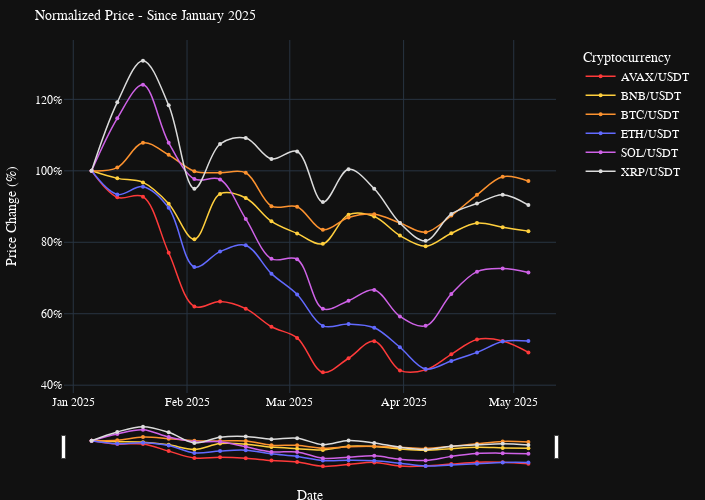

Write notebook code for a chart like this one.
### Code cell
#%% Create the normalized price evolution graph

# Create the figure
fig4 = px.line(
    normalized_df_2025,
    x='timestamp',
    y='normalized_price',
    color='symbols',
    custom_data=['symbols', 'average_price'],
    title='Normalized Price - Since January 2025',
    labels={
        'timestamp': 'Date',
        'normalized_price': 'Price Change (%)',
        'symbols': 'Cryptocurrency'
    },
    color_discrete_map={
        'BTC/USDT': '#FC922F',  # Bitcoin Orange
        'ETH/USDT': '#626AFF',  # Ethereum Blue
        'BNB/USDT': '#FFCF3D',  # Binance Yellow
        'SOL/USDT': '#CF62E7',   # Solana Pink
        'XRP/USDT': '#DCDCDC',  # Ripple Grey
        'AVAX/USDT': '#FF3A3A',  # Avalanche Red
    },
    markers=True,
    line_shape='spline'
)

# Update traces to reduce marker size
fig4.update_traces(
    marker=dict(size=4),
    line=dict(width= 1.5, smoothing=1),
    hovertemplate="<b>%{customdata[0]}</b><br>" +
                  "Change: %{y:.1f}%<br>" +
                  "Price: $%{customdata[1]:,.2f}<br>" +
                  "<extra></extra>",
) 

# Customize the layout
fig4.update_layout(
    template="plotly_dark",              # inherit base dark theme 
    hovermode="closest",
    dragmode="pan",
    title=dict(font=dict(size=14, color='white'), xanchor="left"),
    hoverlabel=dict(font=dict(family="IBM Plex Sans", size=12)),
    font=dict(family="IBM Plex Sans", color="white"),
    legend=dict(yanchor="top", y=0.99, xanchor="left", x=1.05),
    margin=dict(l=10, r=10, t=40, b=10),
    yaxis=dict(title="Price Change (%)", ticksuffix='%', tickformat=",d"),
    xaxis=dict(rangeslider=dict(visible=True, thickness=0.1), type="date"),
    height=500, width=705,
)

# Show the plot
fig4.show(config={
    'displayModeBar': True,
    'displaylogo': False,
    'modeBarButtonsToAdd': ['fullscreen']
})

# get the full HTML as a string, with Plotly.js from CDN
fig4html = fig4.to_html(include_plotlyjs="cdn", full_html=True)
# inject the Google Fonts link right after <head>
font_link = '<link href="https://fonts.googleapis.com/css2?family=IBM+Plex+Sans&display=swap" rel="stylesheet">'
fig4html = fig4html.replace("<head>", f"<head>\n    {font_link}")

with open("plots/html/jan2025_crypto_relative_price_performance.html", "w") as f:
    f.write(fig4html)

### Figure 1 — Plotly figure (JSON) as saved in the notebook; plotly's stock layout.template omitted (floating-point values rounded to 4 significant figures)
{"data": [{"customdata": [["AVAX/USDT", 40.28], ["AVAX/USDT", 37.3], ["AVAX/USDT", 37.36], ["AVAX/USDT", 31.04], ["AVAX/USDT", 24.99], ["AVAX/USDT", 25.54], ["AVAX/USDT", 24.74], ["AVAX/USDT", 22.7], ["AVAX/USDT", 21.44], ["AVAX/USDT", 17.56], ["AVAX/USDT", 19.15], ["AVAX/USDT", 21.08], ["AVAX/USDT", 17.78], ["AVAX/USDT", 17.84], ["AVAX/USDT", 19.59], ["AVAX/USDT", 21.26], ["AVAX/USDT", 21.1], ["AVAX/USDT", 19.81]], "hovertemplate": "<b>%{customdata[0]}</b><br>Change: %{y:.1f}%<br>Price: $%{customdata[1]:,.2f}<br><extra></extra>", "legendgroup": "AVAX/USDT", "line": {"color": "#FF3A3A", "dash": "solid", "shape": "spline", "smoothing": 1, "width": 1.5}, "marker": {"size": 4, "symbol": "circle"}, "mode": "lines+markers", "name": "AVAX/USDT", "orientation": "v", "showlegend": true, "type": "scatter", "x": ["2025-01-06T00:00:00.000000000", "2025-01-13T00:00:00.000000000", "2025-01-20T00:00:00.000000000", "2025-01-27T00:00:00.000000000", "2025-02-03T00:00:00.000000000", "2025-02-10T00:00:00.000000000", "2025-02-17T00:00:00.000000000", "2025-02-24T00:00:00.000000000", "2025-03-03T00:00:00.000000000", "2025-03-10T00:00:00.000000000", "2025-03-17T00:00:00.000000000", "2025-03-24T00:00:00.000000000", "2025-03-31T00:00:00.000000000", "2025-04-07T00:00:00.000000000", "2025-04-14T00:00:00.000000000", "2025-04-21T00:00:00.000000000", "2025-04-28T00:00:00.000000000", "2025-05-05T00:00:00.000000000"], "xaxis": "x", "y": [100.0, 92.6, 92.75, 77.06, 62.04, 63.41, 61.42, 56.36, 53.23, 43.59, 47.54, 52.33, 44.14, 44.29, 48.63, 52.78, 52.38, 49.18], "yaxis": "y"}, {"customdata": [["BNB/USDT", 710], ["BNB/USDT", 695.0], ["BNB/USDT", 687.0], ["BNB/USDT", 644.7], ["BNB/USDT", 574.1], ["BNB/USDT", 664.1], ["BNB/USDT", 656.0], ["BNB/USDT", 609.6], ["BNB/USDT", 585.6], ["BNB/USDT", 564.9], ["BNB/USDT", 622.9], ["BNB/USDT", 619.2], ["BNB/USDT", 581.4], ["BNB/USDT", 560.2], ["BNB/USDT", 586.0], ["BNB/USDT", 606.3], ["BNB/USDT", 597.7], ["BNB/USDT", 590.1]], "hovertemplate": "<b>%{customdata[0]}</b><br>Change: %{y:.1f}%<br>Price: $%{customdata[1]:,.2f}<br><extra></extra>", "legendgroup": "BNB/USDT", "line": {"color": "#FFCF3D", "dash": "solid", "shape": "spline", "smoothing": 1, "width": 1.5}, "marker": {"size": 4, "symbol": "circle"}, "mode": "lines+markers", "name": "BNB/USDT", "orientation": "v", "showlegend": true, "type": "scatter", "x": ["2025-01-06T00:00:00.000000000", "2025-01-13T00:00:00.000000000", "2025-01-20T00:00:00.000000000", "2025-01-27T00:00:00.000000000", "2025-02-03T00:00:00.000000000", "2025-02-10T00:00:00.000000000", "2025-02-17T00:00:00.000000000", "2025-02-24T00:00:00.000000000", "2025-03-03T00:00:00.000000000", "2025-03-10T00:00:00.000000000", "2025-03-17T00:00:00.000000000", "2025-03-24T00:00:00.000000000", "2025-03-31T00:00:00.000000000", "2025-04-07T00:00:00.000000000", "2025-04-14T00:00:00.000000000", "2025-04-21T00:00:00.000000000", "2025-04-28T00:00:00.000000000", "2025-05-05T00:00:00.000000000"], "xaxis": "x", "y": [100.0, 97.88, 96.76, 90.81, 80.85, 93.54, 92.39, 85.86, 82.48, 79.56, 87.73, 87.22, 81.88, 78.91, 82.54, 85.39, 84.19, 83.12], "yaxis": "y"}, {"customdata": [["BTC/USDT", 96960.0], ["BTC/USDT", 97840.0], ["BTC/USDT", 104569], ["BTC/USDT", 101300.0], ["BTC/USDT", 96870.0], ["BTC/USDT", 96460.0], ["BTC/USDT", 96430.0], ["BTC/USDT", 87380.0], ["BTC/USDT", 87210.0], ["BTC/USDT", 80960.0], ["BTC/USDT", 84290.0], ["BTC/USDT", 85170.0], ["BTC/USDT", 82830.0], ["BTC/USDT", 80304], ["BTC/USDT", 84800.0], ["BTC/USDT", 90450.0], ["BTC/USDT", 95350.0], ["BTC/USDT", 94170.0]], "hovertemplate": "<b>%{customdata[0]}</b><br>Change: %{y:.1f}%<br>Price: $%{customdata[1]:,.2f}<br><extra></extra>", "legendgroup": "BTC/USDT", "line": {"color": "#FC922F", "dash": "solid", "shape": "spline", "smoothing": 1, "width": 1.5}, "marker": {"size": 4, "symbol": "circle"}, "mode": "lines+markers", "name": "BTC/USDT", "orientation": "v", "showlegend": true, "type": "scatter", "x": ["2025-01-06T00:00:00.000000000", "2025-01-13T00:00:00.000000000", "2025-01-20T00:00:00.000000000", "2025-01-27T00:00:00.000000000", "2025-02-03T00:00:00.000000000", "2025-02-10T00:00:00.000000000", "2025-02-17T00:00:00.000000000", "2025-02-24T00:00:00.000000000", "2025-03-03T00:00:00.000000000", "2025-03-10T00:00:00.000000000", "2025-03-17T00:00:00.000000000", "2025-03-24T00:00:00.000000000", "2025-03-31T00:00:00.000000000", "2025-04-07T00:00:00.000000000", "2025-04-14T00:00:00.000000000", "2025-04-21T00:00:00.000000000", "2025-04-28T00:00:00.000000000", "2025-05-05T00:00:00.000000000"], "xaxis": "x", "y": [100.0, 100.9, 107.8, 104.5, 99.9, 99.48, 99.45, 90.12, 89.94, 83.49, 86.93, 87.83, 85.42, 82.82, 87.46, 93.28, 98.33, 97.12], "yaxis": "y"}, {"customdata": [["ETH/USDT", 3451.0], ["ETH/USDT", 3223.0], ["ETH/USDT", 3298.0], ["ETH/USDT", 3094.0], ["ETH/USDT", 2523], ["ETH/USDT", 2671.0], ["ETH/USDT", 2731.0], ["ETH/USDT", 2458.0], ["ETH/USDT", 2257.0], ["ETH/USDT", 1953.0], ["ETH/USDT", 1971.0], ["ETH/USDT", 1936.0], ["ETH/USDT", 1747.0], ["ETH/USDT", 1537.0], ["ETH/USDT", 1615.0], ["ETH/USDT", 1697.0], ["ETH/USDT", 1802.0], ["ETH/USDT", 1807.0]], "hovertemplate": "<b>%{customdata[0]}</b><br>Change: %{y:.1f}%<br>Price: $%{customdata[1]:,.2f}<br><extra></extra>", "legendgroup": "ETH/USDT", "line": {"color": "#626AFF", "dash": "solid", "shape": "spline", "smoothing": 1, "width": 1.5}, "marker": {"size": 4, "symbol": "circle"}, "mode": "lines+markers", "name": "ETH/USDT", "orientation": "v", "showlegend": true, "type": "scatter", "x": ["2025-01-06T00:00:00.000000000", "2025-01-13T00:00:00.000000000", "2025-01-20T00:00:00.000000000", "2025-01-27T00:00:00.000000000", "2025-02-03T00:00:00.000000000", "2025-02-10T00:00:00.000000000", "2025-02-17T00:00:00.000000000", "2025-02-24T00:00:00.000000000", "2025-03-03T00:00:00.000000000", "2025-03-10T00:00:00.000000000", "2025-03-17T00:00:00.000000000", "2025-03-24T00:00:00.000000000", "2025-03-31T00:00:00.000000000", "2025-04-07T00:00:00.000000000", "2025-04-14T00:00:00.000000000", "2025-04-21T00:00:00.000000000", "2025-04-28T00:00:00.000000000", "2025-05-05T00:00:00.000000000"], "xaxis": "x", "y": [100.0, 93.38, 95.56, 89.64, 73.1, 77.39, 79.14, 71.22, 65.38, 56.6, 57.11, 56.09, 50.62, 44.53, 46.79, 49.18, 52.22, 52.35], "yaxis": "y"}, {"customdata": [["SOL/USDT", 202.6], ["SOL/USDT", 232.4], ["SOL/USDT", 251.4], ["SOL/USDT", 218.5], ["SOL/USDT", 197.9], ["SOL/USDT", 197.7], ["SOL/USDT", 175.3], ["SOL/USDT", 152.7], ["SOL/USDT", 152.4], ["SOL/USDT", 124.4], ["SOL/USDT", 128.9], ["SOL/USDT", 135.1], ["SOL/USDT", 120.0], ["SOL/USDT", 114.7], ["SOL/USDT", 132.7], ["SOL/USDT", 145.4], ["SOL/USDT", 147.2], ["SOL/USDT", 144.9]], "hovertemplate": "<b>%{customdata[0]}</b><br>Change: %{y:.1f}%<br>Price: $%{customdata[1]:,.2f}<br><extra></extra>", "legendgroup": "SOL/USDT", "line": {"color": "#CF62E7", "dash": "solid", "shape": "spline", "smoothing": 1, "width": 1.5}, "marker": {"size": 4, "symbol": "circle"}, "mode": "lines+markers", "name": "SOL/USDT", "orientation": "v", "showlegend": true, "type": "scatter", "x": ["2025-01-06T00:00:00.000000000", "2025-01-13T00:00:00.000000000", "2025-01-20T00:00:00.000000000", "2025-01-27T00:00:00.000000000", "2025-02-03T00:00:00.000000000", "2025-02-10T00:00:00.000000000", "2025-02-17T00:00:00.000000000", "2025-02-24T00:00:00.000000000", "2025-03-03T00:00:00.000000000", "2025-03-10T00:00:00.000000000", "2025-03-17T00:00:00.000000000", "2025-03-24T00:00:00.000000000", "2025-03-31T00:00:00.000000000", "2025-04-07T00:00:00.000000000", "2025-04-14T00:00:00.000000000", "2025-04-21T00:00:00.000000000", "2025-04-28T00:00:00.000000000", "2025-05-05T00:00:00.000000000"], "xaxis": "x", "y": [100.0, 114.7, 124.1, 107.9, 97.7, 97.58, 86.53, 75.37, 75.25, 61.39, 63.65, 66.68, 59.24, 56.61, 65.51, 71.78, 72.64, 71.54], "yaxis": "y"}, {"customdata": [["XRP/USDT", 2.4], ["XRP/USDT", 2.86], ["XRP/USDT", 3.14], ["XRP/USDT", 2.84], ["XRP/USDT", 2.28], ["XRP/USDT", 2.58], ["XRP/USDT", 2.62], ["XRP/USDT", 2.48], ["XRP/USDT", 2.53], ["XRP/USDT", 2.19], ["XRP/USDT", 2.41], ["XRP/USDT", 2.28], ["XRP/USDT", 2.05], ["XRP/USDT", 1.93], ["XRP/USDT", 2.11], ["XRP/USDT", 2.18], ["XRP/USDT", 2.24], ["XRP/USDT", 2.17]], "hovertemplate": "<b>%{customdata[0]}</b><br>Change: %{y:.1f}%<br>Price: $%{customdata[1]:,.2f}<br><extra></extra>", "legendgroup": "XRP/USDT", "line": {"color": "#DCDCDC", "dash": "solid", "shape": "spline", "smoothing": 1, "width": 1.5}, "marker": {"size": 4, "symbol": "circle"}, "mode": "lines+markers", "name": "XRP/USDT", "orientation": "v", "showlegend": true, "type": "scatter", "x": ["2025-01-06T00:00:00.000000000", "2025-01-13T00:00:00.000000000", "2025-01-20T00:00:00.000000000", "2025-01-27T00:00:00.000000000", "2025-02-03T00:00:00.000000000", "2025-02-10T00:00:00.000000000", "2025-02-17T00:00:00.000000000", "2025-02-24T00:00:00.000000000", "2025-03-03T00:00:00.000000000", "2025-03-10T00:00:00.000000000", "2025-03-17T00:00:00.000000000", "2025-03-24T00:00:00.000000000", "2025-03-31T00:00:00.000000000", "2025-04-07T00:00:00.000000000", "2025-04-14T00:00:00.000000000", "2025-04-21T00:00:00.000000000", "2025-04-28T00:00:00.000000000", "2025-05-05T00:00:00.000000000"], "xaxis": "x", "y": [100.0, 119.2, 130.8, 118.3, 95.0, 107.5, 109.2, 103.3, 105.4, 91.25, 100.4, 95.0, 85.42, 80.42, 87.92, 90.83, 93.33, 90.42], "yaxis": "y"}], "layout": {"dragmode": "pan", "font": {"color": "white", "family": "IBM Plex Sans"}, "height": 500, "hoverlabel": {"font": {"family": "IBM Plex Sans", "size": 12}}, "hovermode": "closest", "legend": {"title": {"text": "Cryptocurrency"}, "tracegroupgap": 0, "x": 1.05, "xanchor": "left", "y": 0.99, "yanchor": "top"}, "margin": {"b": 10, "l": 10, "r": 10, "t": 40}, "title": {"font": {"color": "white", "size": 14}, "text": "Normalized Price - Since January 2025", "xanchor": "left"}, "width": 705, "xaxis": {"anchor": "y", "domain": [0, 1], "rangeslider": {"thickness": 0.1, "visible": true}, "title": {"text": "Date"}, "type": "date"}, "yaxis": {"anchor": "x", "domain": [0, 1], "tickformat": ",d", "ticksuffix": "%", "title": {"text": "Price Change (%)"}}}}
